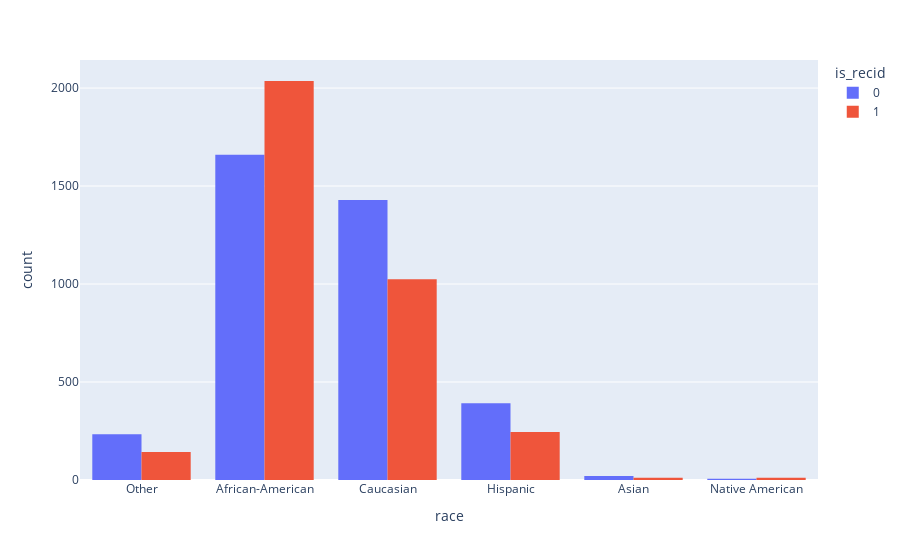
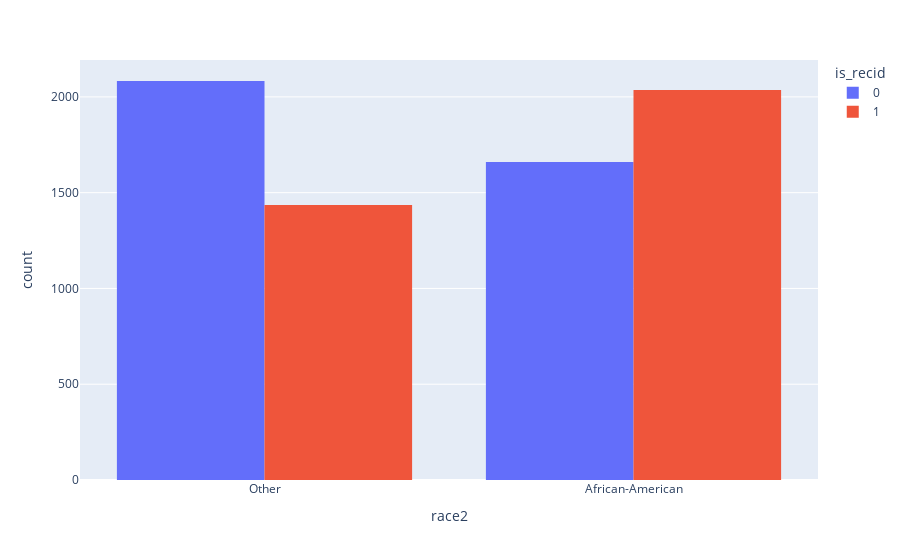

Notebook code cell kept with these figures, in order:
### Markdown cell above
# TASK 2

### Code cell
import pandas as pd
import numpy as np
import plotly.express as px

df = pd.read_csv("compas/raw/compas-scores-two-years.csv")

px.histogram(df, x='race', color='is_recid', barmode='group').show()
px.histogram(df, x='race2', color='is_recid', barmode='group').show()

### Figure 1 — Plotly figure (JSON) as saved in the notebook; plotly's stock layout.template omitted (floating-point values rounded to 4 significant figures; data arrays with more than 128 entries replaced by an {"elided": "..."} marker saying what was removed)
{"data": [{"alignmentgroup": "True", "bingroup": "x", "hovertemplate": "is_recid=0<br>race=%{x}<br>count=%{y}<extra></extra>", "legendgroup": "0", "marker": {"color": "#636efa", "pattern": {"shape": ""}}, "name": "0", "offsetgroup": "0", "orientation": "v", "showlegend": true, "x": {"elided": "3743 str values"}, "xaxis": "x", "yaxis": "y", "type": "histogram"}, {"alignmentgroup": "True", "bingroup": "x", "hovertemplate": "is_recid=1<br>race=%{x}<br>count=%{y}<extra></extra>", "legendgroup": "1", "marker": {"color": "#EF553B", "pattern": {"shape": ""}}, "name": "1", "offsetgroup": "1", "orientation": "v", "showlegend": true, "x": {"elided": "3471 str values"}, "xaxis": "x", "yaxis": "y", "type": "histogram"}], "layout": {"xaxis": {"anchor": "y", "domain": [0.0, 1.0], "title": {"text": "race"}}, "yaxis": {"anchor": "x", "domain": [0.0, 1.0], "title": {"text": "count"}}, "legend": {"title": {"text": "is_recid"}, "tracegroupgap": 0}, "margin": {"t": 60}, "barmode": "group"}}

### Figure 2 — Plotly figure (JSON) as saved in the notebook; plotly's stock layout.template omitted (floating-point values rounded to 4 significant figures; data arrays with more than 128 entries replaced by an {"elided": "..."} marker saying what was removed)
{"data": [{"alignmentgroup": "True", "bingroup": "x", "hovertemplate": "is_recid=0<br>race2=%{x}<br>count=%{y}<extra></extra>", "legendgroup": "0", "marker": {"color": "#636efa", "pattern": {"shape": ""}}, "name": "0", "offsetgroup": "0", "orientation": "v", "showlegend": true, "x": {"elided": "3743 str values"}, "xaxis": "x", "yaxis": "y", "type": "histogram"}, {"alignmentgroup": "True", "bingroup": "x", "hovertemplate": "is_recid=1<br>race2=%{x}<br>count=%{y}<extra></extra>", "legendgroup": "1", "marker": {"color": "#EF553B", "pattern": {"shape": ""}}, "name": "1", "offsetgroup": "1", "orientation": "v", "showlegend": true, "x": {"elided": "3471 str values"}, "xaxis": "x", "yaxis": "y", "type": "histogram"}], "layout": {"xaxis": {"anchor": "y", "domain": [0.0, 1.0], "title": {"text": "race2"}}, "yaxis": {"anchor": "x", "domain": [0.0, 1.0], "title": {"text": "count"}}, "legend": {"title": {"text": "is_recid"}, "tracegroupgap": 0}, "margin": {"t": 60}, "barmode": "group"}}
